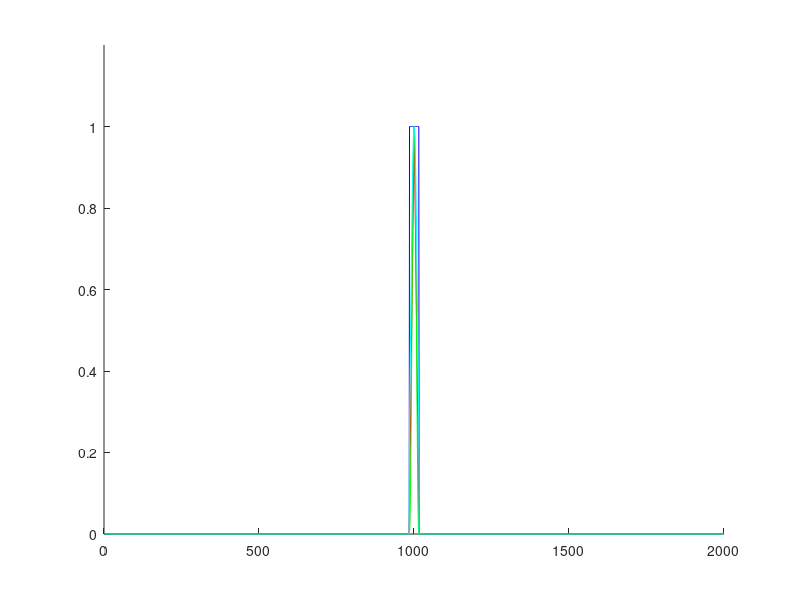
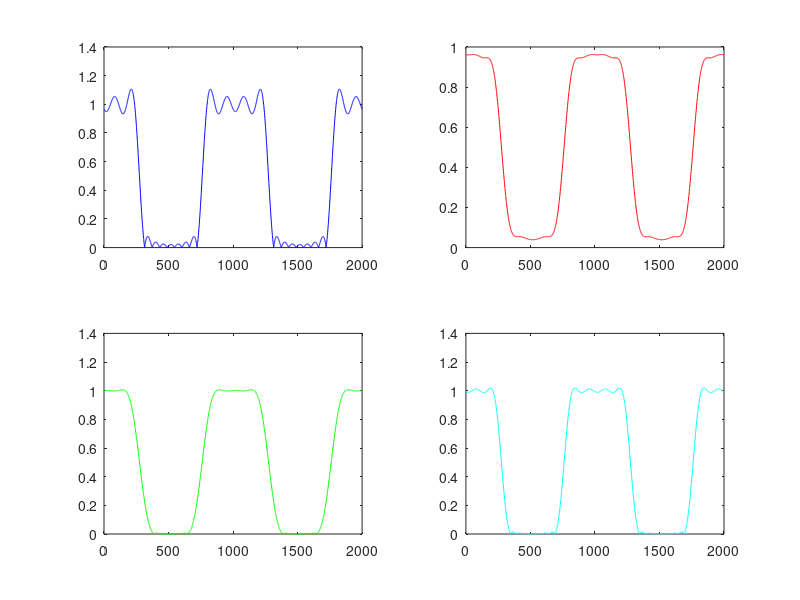

The MATLAB source for these figures, in order:
clear all
close all
clc

% L = 50;
% L = 100;
L = 1000;

N = 31;
alpha = 2.65;
H = [ones(1,275) zeros(1,485) ones(1,240)];
% H = [ones(1,27) zeros(1,49) ones(1,24)];
H = [H,H];
h = ifftshift(ifft(H));

% figure
% hold on
% plot(H);
% % plot(h);
% % ylim([0 1.1])
% hold off

% figure
% plot(abs(ifftshift(ifft(H))));
% ylim([0 1.1])

carree = [zeros(1,985) ones(1,31) zeros(1,984)];
triangle = [zeros(1,985) triang(31)' zeros(1,984)];
hann = [zeros(1,985) hanning(31)' zeros(1,984)];
ks = [zeros(1,985) kaiser(31,alpha)' zeros(1,984)];

figure,
hold on
plot(carree,'b')
plot(triangle,'r')
plot(hann,'g')
plot(ks,'c')
hold off 
xlim([0 2*L+1])
ylim([0 1.2])

% Carree = abs(fftshift(fft(carree)));
% Triangle = abs(fftshift(fft(triangle)));
% Hann = abs(fftshift(fft(hann)));
% Ks = abs(fftshift(fft(ks)));

% figure
% hold on
% plot(Carree,'b');
% plot(Triangle,'r');
% plot(Hann,'g');
% plot(Ks,'c');
% hold off 

r1 = h .* carree;
r2 = h .* triangle;
r3 = h .* hann;
r4 = h .* ks;

figure
subplot(2,2,1)
plot(abs(fft(r1)),'b');
subplot(2,2,2)
plot(abs(fft(r2)),'r');
subplot(2,2,3)
plot(abs(fft(r3)),'g');
subplot(2,2,4)
plot(abs(fft(r4)),'c');